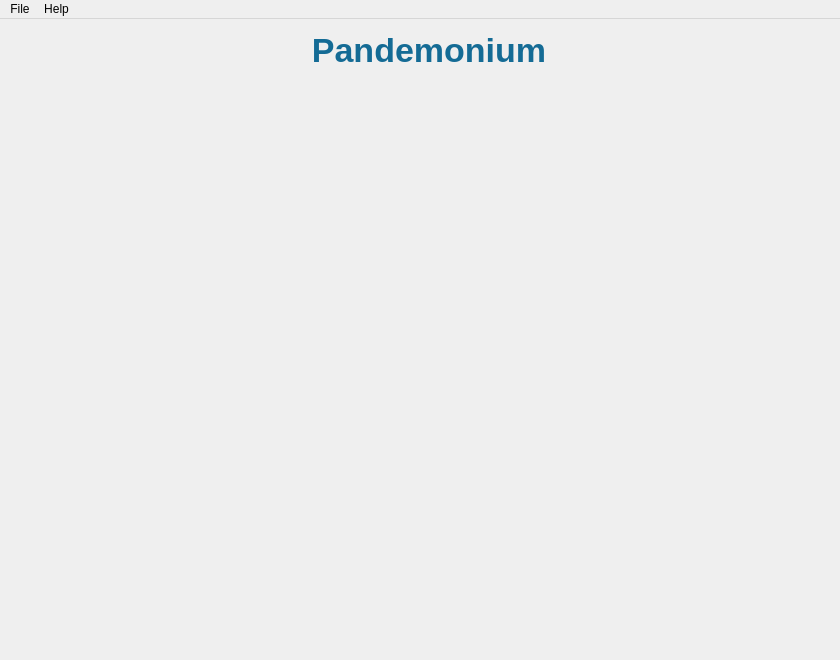
<?xml version="1.0" encoding="UTF-8"?>
<ui version="4.0">
 <class>MainWindow</class>
 <widget class="QMainWindow" name="MainWindow">
  <property name="windowModality">
   <enum>Qt::ApplicationModal</enum>
  </property>
  <property name="geometry">
   <rect>
    <x>0</x>
    <y>0</y>
    <width>840</width>
    <height>660</height>
   </rect>
  </property>
  <property name="minimumSize">
   <size>
    <width>840</width>
    <height>660</height>
   </size>
  </property>
  <property name="windowTitle">
   <string>Pandemonium</string>
  </property>
  <property name="autoFillBackground">
   <bool>false</bool>
  </property>
  <property name="styleSheet">
   <string notr="true"/>
  </property>
  <property name="documentMode">
   <bool>false</bool>
  </property>
  <property name="unifiedTitleAndToolBarOnMac">
   <bool>false</bool>
  </property>
  <widget class="QWidget" name="centralwidget">
   <property name="enabled">
    <bool>true</bool>
   </property>
   <property name="sizePolicy">
    <sizepolicy hsizetype="Preferred" vsizetype="Preferred">
     <horstretch>0</horstretch>
     <verstretch>0</verstretch>
    </sizepolicy>
   </property>
   <layout class="QGridLayout" name="gridLayout">
    <property name="sizeConstraint">
     <enum>QLayout::SetMinAndMaxSize</enum>
    </property>
    <property name="topMargin">
     <number>12</number>
    </property>
    <property name="bottomMargin">
     <number>12</number>
    </property>
    <item row="0" column="0">
     <widget class="QLabel" name="label">
      <property name="sizePolicy">
       <sizepolicy hsizetype="Preferred" vsizetype="Fixed">
        <horstretch>0</horstretch>
        <verstretch>40</verstretch>
       </sizepolicy>
      </property>
      <property name="minimumSize">
       <size>
        <width>0</width>
        <height>40</height>
       </size>
      </property>
      <property name="styleSheet">
       <string notr="true">font-size: 34px;
font-weight: bold;
color: rgb(20, 107, 149);</string>
      </property>
      <property name="text">
       <string>Pandemonium</string>
      </property>
      <property name="scaledContents">
       <bool>false</bool>
      </property>
      <property name="alignment">
       <set>Qt::AlignHCenter|Qt::AlignTop</set>
      </property>
     </widget>
    </item>
    <item row="1" column="0">
     <widget class="QStackedWidget" name="contentView">
      <property name="sizePolicy">
       <sizepolicy hsizetype="Preferred" vsizetype="Preferred">
        <horstretch>0</horstretch>
        <verstretch>0</verstretch>
       </sizepolicy>
      </property>
      <property name="minimumSize">
       <size>
        <width>840</width>
        <height>580</height>
       </size>
      </property>
      <property name="maximumSize">
       <size>
        <width>16777215</width>
        <height>16777215</height>
       </size>
      </property>
      <property name="sizeIncrement">
       <size>
        <width>0</width>
        <height>0</height>
       </size>
      </property>
      <property name="currentIndex">
       <number>-1</number>
      </property>
     </widget>
    </item>
   </layout>
  </widget>
  <widget class="QMenuBar" name="menubar">
   <property name="geometry">
    <rect>
     <x>0</x>
     <y>0</y>
     <width>840</width>
     <height>22</height>
    </rect>
   </property>
   <property name="sizePolicy">
    <sizepolicy hsizetype="Preferred" vsizetype="Preferred">
     <horstretch>0</horstretch>
     <verstretch>0</verstretch>
    </sizepolicy>
   </property>
   <property name="defaultUp">
    <bool>true</bool>
   </property>
   <property name="nativeMenuBar">
    <bool>true</bool>
   </property>
   <widget class="QMenu" name="menuFile">
    <property name="title">
     <string>File</string>
    </property>
    <addaction name="actionNew_Library"/>
    <addaction name="actionOpen"/>
    <addaction name="actionOpen_Recent"/>
    <addaction name="separator"/>
    <addaction name="actionSave"/>
    <addaction name="separator"/>
    <addaction name="actionQuit"/>
   </widget>
   <widget class="QMenu" name="menuHelp">
    <property name="title">
     <string>Help</string>
    </property>
    <addaction name="actionAbout"/>
   </widget>
   <addaction name="menuFile"/>
   <addaction name="menuHelp"/>
  </widget>
  <action name="actionNew_Library">
   <property name="text">
    <string>&amp;New Library</string>
   </property>
  </action>
  <action name="actionSave">
   <property name="text">
    <string>&amp;Save</string>
   </property>
  </action>
  <action name="actionOpen">
   <property name="text">
    <string>&amp;Open</string>
   </property>
  </action>
  <action name="actionQuit">
   <property name="text">
    <string>&amp;Quit</string>
   </property>
  </action>
  <action name="actionOpen_Recent">
   <property name="text">
    <string>Open Recent</string>
   </property>
  </action>
  <action name="actionAbout">
   <property name="text">
    <string>About</string>
   </property>
  </action>
 </widget>
 <layoutdefault spacing="6" margin="9"/>
 <resources/>
 <connections/>
 <designerdata>
  <property name="gridDeltaX">
   <number>10</number>
  </property>
  <property name="gridDeltaY">
   <number>10</number>
  </property>
  <property name="gridSnapX">
   <bool>true</bool>
  </property>
  <property name="gridSnapY">
   <bool>true</bool>
  </property>
  <property name="gridVisible">
   <bool>true</bool>
  </property>
 </designerdata>
</ui>
